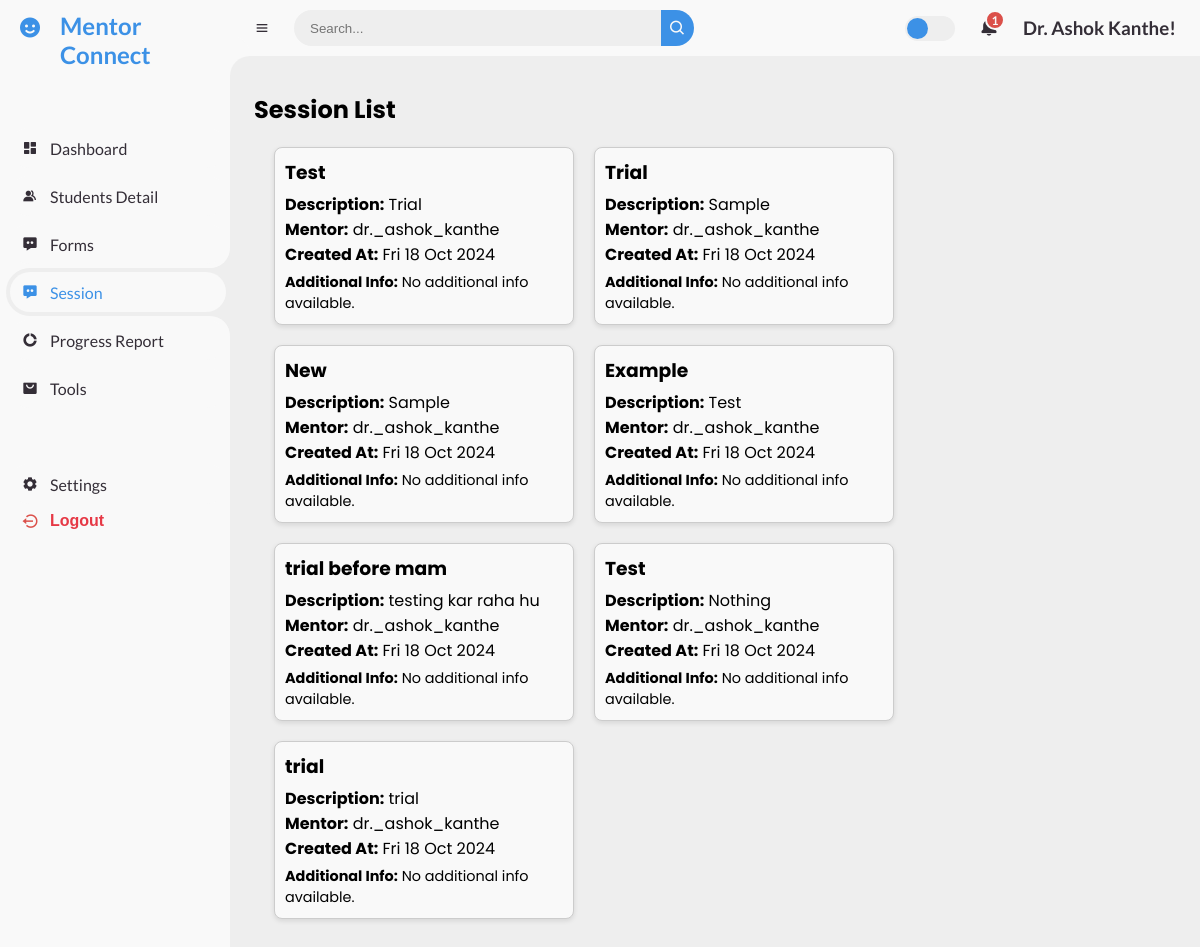
Before: /sessions/ (signed in) with the older database file.
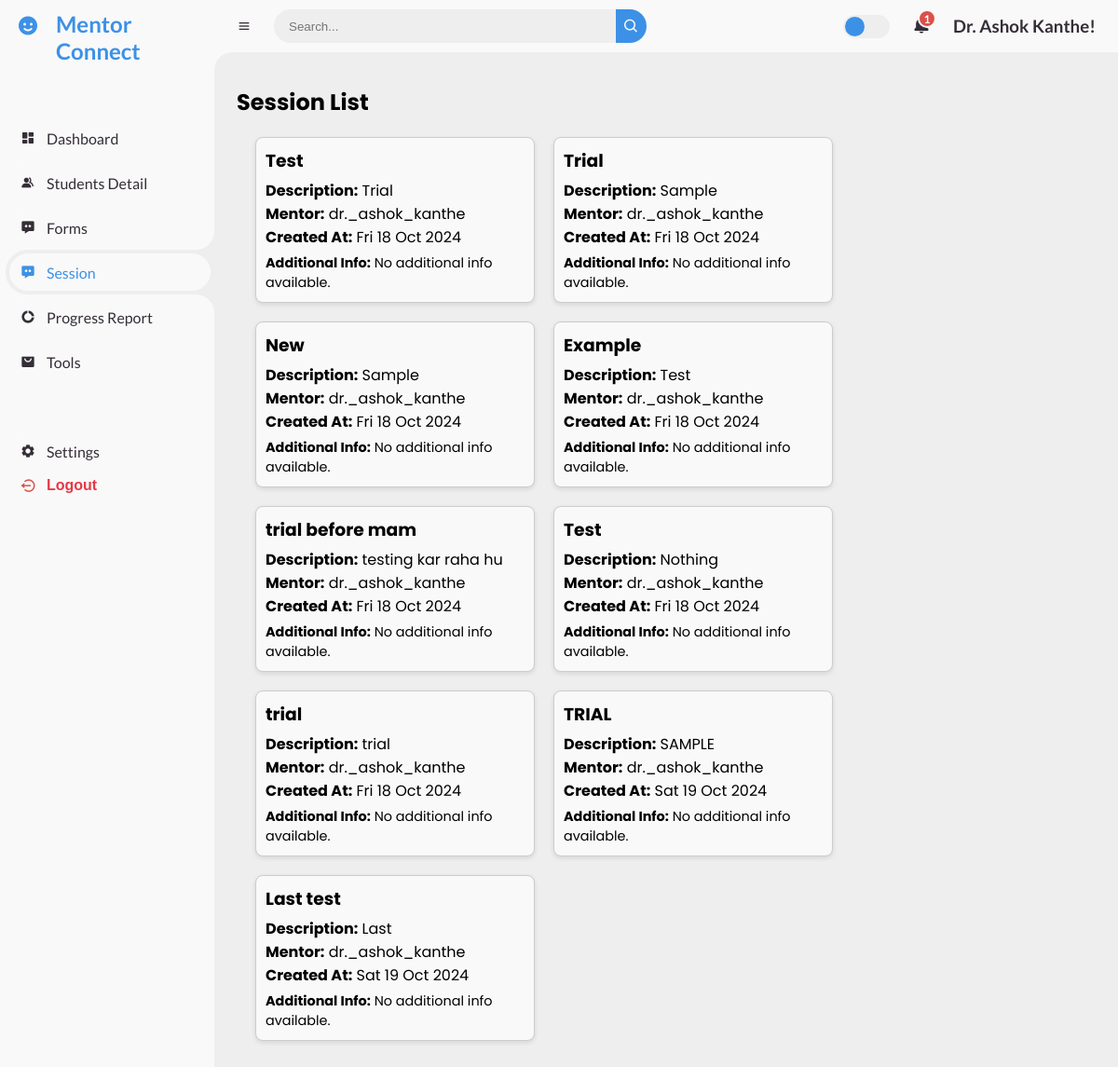
After: the same page with the newer database file.
### mentor/models.py (models this page shows, shortened)
class Session(models.Model):
    student = models.ForeignKey('MentorshipData', on_delete=models.CASCADE)
    title = models.CharField(max_length=200)
    description = models.TextField()
    mentor = models.ForeignKey(User, on_delete=models.CASCADE, related_name="sessions")
    created_at = models.DateTimeField(auto_now_add=True)
    updated_at = models.DateTimeField(auto_now=True)
    additional_info = models.JSONField(default=dict)
    objects = DynamicFieldsManager()
    def __init__(self, *args, **kwargs):
        super().__init__(*args, **kwargs)
        for key, value in self.additional_info.items():
            setattr(self, key, value)
    class Meta:
        indexes = [
            models.Index(fields=['mentor']),
            models.Index(fields=['created_at']),
        ]

### mentor/views.py (the view)
@login_required
def session_list(request):
    mentor = request.user
    sessions = Session.objects.filter(mentor=request.user)
    username = mentor.username
    readable_name = username.replace('_', ' ').title()
    students = MentorshipData.objects.filter(faculty_mentor=readable_name)
    return render(request, 'session_list.html', {'sessions': sessions, 'students': students,})

### mentor/templatetags/username_filters.py (called while the page is built)
@register.filter
def readable_username(value):
    return value.replace('_', ' ').title()

### templates/session_list.html (shortened to what this page needs)
{% extends 'base.html' %}
{% block content %}
<h2>Session List</h2>
<div class="session-container">
    {% for session in sessions %}
        <div class="session-card">
            <h3>{{ session.title }}</h3>
            <p><strong>Description:</strong> {{ session.description }}</p>
            <p><strong>Mentor:</strong> {{ session.mentor.username }}</p>
            <p><strong>Created At:</strong> {{ session.created_at|date:"D d M Y" }}</p>
            <div class="additional-info">
                <strong>Additional Info:</strong>
                {% if session.additional_info %}
                    {% for key, value in session.additional_info.items %}
                        <strong>{{ key }}:</strong> {{ value }}<br>
                    {% endfor %}
                {% else %}
                    <span>No additional info available.</span>
                {% endif %}
            </div>
        </div>
    {% empty %}
        <div class="no-sessions">No sessions available.</div>
    {% endfor %}
</div>
{% endblock %}

### templates/base.html (shortened to what this page needs)
{% load static %}
{% load username_filters %}
<!DOCTYPE html>
<html lang="en">
<head>
    <link rel="stylesheet" href="{% static 'CSS/mentor_dashboard.css' %}">
    <link href='https://unpkg.com/boxicons@2.0.9/css/boxicons.min.css' rel='stylesheet'>
</head>
<body class="{% block body_class %}{% endblock %}">
<section id="sidebar">
    <a href="#" class="brand">
        <i class='bx bxs-smile'></i>
        <span class="text">Mentor Connect</span>
    </a>
    <ul class="side-menu top">
        <li class="{% if request.path == '/dashboard/' %}active{% endif %}">
            <a href="/dashboard/">
                <i class='bx bxs-dashboard'></i>
                <span class="text">Dashboard</span>
            </a>
        </li>
        <li class="">
            <a href="/student_detail/">
                <i class='bx bxs-group'></i>
                <span class="text">Students Detail</span>
            </a>
        </li>
        <li class="{% if request.path == '/form_dashboard/' %}active{% endif %}">
            <a href="/form_dashboard/">
                <i class='bx bxs-message-dots'></i>
                <span class="text">Forms</span>
            </a>
        </li>
        <li class="{% if request.path == '/sessions/' %}active{% endif %}">
            <a href="/sessions/">
                <i class='bx bxs-message-dots'></i>
                <span class="text">Session</span>
            </a>
        </li>
        <li class="{% if request.path == '/progress_report/' %}active{% endif %}">
            <a href="/progress_report/">
                <i class='bx bxs-doughnut-chart'></i>
                <span class="text">Progress Report</span>
            </a>
        </li>
        <li class="{% if request.path == '/tools/' %}active{% endif %}">
            <a href="/tools/">
                <i class='bx bxs-shopping-bag-alt'></i>
                <span class="text">Tools</span>
            </a>
        </li>
    </ul>
    <ul class="side-menu">
        <li class="{% if request.path == '/settings/' %}active{% endif %}">
            <a href="/settings/">
                <i class='bx bxs-cog'></i>
                <span class="text">Settings</span>
            </a>
        </li>
        <li>
            <form method="post" action="{% url 'logout' %}" style="display: inline;">
                <button type="submit" class="logout" style="background: none; border: none; color: inherit; cursor: pointer;">
                    <i class='bx bx-log-out-circle'></i>
                    <span class="text">Logout</span>
                </button>
            </form>
        </li>
    </ul>
</section>
    <section id="content">
        <nav >
            <i class='bx bx-menu'></i>
            <form action="#">
                <div class="form-input">
                    <input type="search" placeholder="Search...">
                    <button type="submit" class="search-btn"><i class='bx bx-search'></i></button>
                </div>
            </form>
            <label for="switch-mode" class="switch-mode"></label>
            <a href="#" class="notification">
                <span class="num">1</span>
            </a>
            <a href="#" class="profile">
                <h1>{{ user.username|readable_username }}!</h1>
            </a>
        </nav>
        <main>
            {% block content %}
            {% endblock %}
        </main>
</body>
</html>

### static/CSS/mentor_dashboard.css (style rules this page uses)
* { margin: 0; padding: 0; box-sizing: border-box; }
a { text-decoration: none; }
li { list-style: none; }
:root { --poppins: "Poppins", sans-serif; --lato: "Lato", sans-serif; --light: #f9f9f9; --blue: #3c91e6; --light-blue: #cfe8ff; --grey: #eee; --dark-grey: #aaaaaa; --dark: #342e37; --red: #db504a; --yellow: #ffce26; --light-yellow: #fff2c6; --orange: #fd7238; --light-orange: #ffe0d3; }
html { overflow-x: hidden; }
body { background: var(--grey); overflow-x: hidden; }
#sidebar { position: fixed; top: 0; left: 0; width: 230px; height: 100%; background: var(--light); z-index: 2000; font-family: var(--lato); transition: 0.3s ease; overflow-x: hidden; scrollbar-width: none; }
#sidebar .brand { font-size: 24px; font-weight: 700; height: 56px; display: flex; align-items: center; color: var(--blue); position: sticky; top: 0; left: 0; background: var(--light); z-index: 500; padding-bottom: 20px; box-sizing: content-box; }
#sidebar .brand .bx { min-width: 60px; display: flex; justify-content: center; }
#sidebar .brand .text { padding-top: 10%; }
#sidebar .side-menu { width: 100%; margin-top: 48px; }
#sidebar .side-menu li { height: 48px; background: transparent; margin-left: 6px; border-radius: 48px 0 0 48px; padding: 4px; }
#sidebar .side-menu li.active { background: var(--grey); position: relative; }
#sidebar .side-menu li.active::before { content: ""; position: absolute; width: 40px; height: 40px; border-radius: 50%; top: -40px; right: 0; box-shadow: 20px 20px 0 var(--grey); z-index: -1; }
#sidebar .side-menu li.active::after { content: ""; position: absolute; width: 40px; height: 40px; border-radius: 50%; bottom: -40px; right: 0; box-shadow: 20px -20px 0 var(--grey); z-index: -1; }
#sidebar .side-menu li a { width: 100%; height: 100%; background: var(--light); display: flex; align-items: center; border-radius: 48px; font-size: 16px; color: var(--dark); white-space: nowrap; overflow-x: hidden; }
#sidebar .side-menu.top li.active a { color: var(--blue); }
#sidebar .side-menu li a .bx { min-width: calc(60px - ((4px + 6px) * 2)); display: flex; justify-content: center; }
#content { position: relative; width: calc(100% - 230px); left: 230px; transition: 0.3s ease; }
#content nav { height: 56px; background: var(--light); padding: 0 24px; display: flex; align-items: center; grid-gap: 24px; font-family: var(--lato); position: sticky; top: 0; left: 0; z-index: 1000; }
#content nav::before { content: ""; position: absolute; width: 40px; height: 40px; bottom: -40px; left: 0; border-radius: 50%; box-shadow: -20px -20px 0 var(--light); }
#content nav a { color: var(--dark); }
#content nav .bx.bx-menu { cursor: pointer; color: var(--dark); }
#content nav form { max-width: 400px; width: 100%; margin-right: auto; }
#content nav form .form-input { display: flex; align-items: center; height: 36px; }
#content nav form .form-input input { flex-grow: 1; padding: 0 16px; height: 100%; border: none; background: var(--grey); border-radius: 36px 0 0 36px; outline: none; width: 100%; color: var(--dark); }
#content nav form .form-input button { width: 36px; height: 100%; display: flex; justify-content: center; align-items: center; background: var(--blue); color: var(--light); font-size: 18px; border: none; outline: none; border-radius: 0 36px 36px 0; cursor: pointer; }
#content nav .notification { font-size: 20px; position: relative; }
#content nav .notification .num { position: absolute; top: -6px; right: -6px; width: 20px; height: 20px; border-radius: 50%; border: 2px solid var(--light); background: var(--red); color: var(--light); font-weight: 700; font-size: 12px; display: flex; justify-content: center; align-items: center; }
#content nav .switch-mode { display: block; min-width: 50px; height: 25px; border-radius: 25px; background: var(--grey); cursor: pointer; position: relative; }
#content nav .switch-mode::before { content: ""; position: absolute; top: 2px; left: 2px; bottom: 2px; width: calc(25px - 4px); background: var(--blue); border-radius: 50%; transition: all 0.3s ease; }
#content main { width: 100%; padding: 36px 24px; font-family: var(--poppins); max-height: calc(100vh - 56px); overflow-y: auto; }
.logout { display: flex; align-items: center; color: #e63946; }
.logout i { min-width: calc(60px - ((4px + 6px) * 2)); display: flex; justify-content: center; color: var(--red); font-size: 18px; }
.logout span { font-size: 16px; color: #e63946; font-weight: bold; }
ul { list-style-type: none; padding: 0; margin: 0; }

Changed rows visible on the page:
added Session: title "TRIAL", description "SAMPLE", mentor.username "dr._ashok_kanthe", created_at "Sat 19 Oct 2024", additional_info "No additional info available."
added Session: title "Last test", description "Last", mentor.username "dr._ashok_kanthe", created_at "Sat 19 Oct 2024", additional_info "No additional info available."
